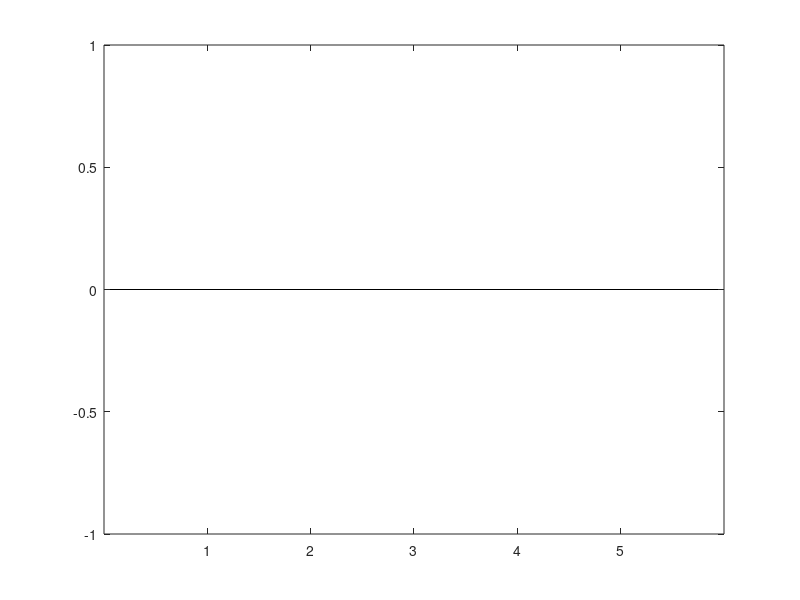

The MATLAB script that drew this image: (Note: this script raises an error after producing the figure.)
clear;clc; close all;

% Initial setup

% data_path = '/media/rka/Sudipta_2/Treated';
data_path = '/media/rka/Sudipta_2/Control';

animal_counter = 1;
all_animals_struct = struct();

% 1. Iterate through each directory in data path
dir_info = dir(data_path);
dir_info = dir_info([dir_info.isdir] & ~strcmp({dir_info.name},'.') & ~strcmp({dir_info.name},'..'));

for folder = 1:length(dir_info)
    disp(['Folder num ' num2str(folder) ' out of ' num2str(length(dir_info))])
    current_dir = fullfile(data_path, dir_info(folder).name);

    % 2. Each directory represents an animal. Find the excel file that doesn't end with "_DL".
    excel_files = dir(fullfile(current_dir, '*.xlsx'));
    target_file = '';
    for i = 1:length(excel_files)
        if ~endsWith(excel_files(i).name, '_DL.xlsx')
            target_file = excel_files(i).name;
            break;
        end
    end

    if isempty(target_file)
        continue;  % move to next directory if no valid excel file is found
    end

    % Read the excel file, and get last but 2nd column. -- Excel worksheet could not be activated
    % [~,~,data] = xlsread(fullfile(current_dir, target_file));
    % syllables_column = data(2:end, end-2);

    data = readtable(fullfile(current_dir, target_file));
    rowsToRemove = data{:, 5} < 30/1000;  % less than 30 ms
    data(rowsToRemove, :) = [];

    syllables_column = data{:, end-2};
    is_harmonic_column = data{:, end-1};


    for syl_index = 1:length(syllables_column)
        if is_harmonic_column(syl_index) == 1
            syllables_column{syl_index} = 'harmonic';
        end
    end



    % 4. Now in struct make a row with field name as syllable type and value as number of such syllables in animal
    unique_syllables = unique(syllables_column);
    for i = 1:length(unique_syllables)
        syllable = unique_syllables{i};
        field_name = matlab.lang.makeValidName(syllable);  % Convert to a valid field name
        all_animals_struct(animal_counter).(field_name) = sum(strcmp(syllables_column, syllable));
    end

    % 5. increment the counter.
    animal_counter = animal_counter + 1;
end



% Make a new struct of the same rows and fields
fields = fieldnames(all_animals_struct);
fraction_animals_struct = struct();
for i = 1:length(all_animals_struct)
    for j = 1:length(fields)
        fraction_animals_struct(i).(fields{j}) = 0;
    end
end

for i = 1:length(all_animals_struct)
    animal_fields = fieldnames(all_animals_struct(i));
    for j = 1:length(animal_fields)
        if ~isempty(all_animals_struct(i).(animal_fields{j}))
            fraction_animals_struct(i).(animal_fields{j}) = all_animals_struct(i).(animal_fields{j});
        end
    end
end


% change mapping
new_all_animals_struct = struct('single', {}, 'noise', {}, 'jump', {}, 'harmonic', {}, 'other', {});

map_11_to_5 = containers.Map;
map_11_to_5('down_fm') = 'single';
map_11_to_5('flat') = 'single';
map_11_to_5('noise_dist') = 'noise';
map_11_to_5('short') = 'noise';
map_11_to_5('step_down') = 'jump';
map_11_to_5('step_up') = 'jump';
map_11_to_5('up_fm') = 'single';
map_11_to_5('mult_steps') = 'other';
map_11_to_5('two_steps') = 'other';
map_11_to_5('chevron') = 'single';
map_11_to_5('rev_chevron') = 'single';
map_11_to_5('complex') = 'single';
map_11_to_5('harmonic') = 'harmonic';


% {'single'  }
% {'noise'   }
% {'jump'    }
% {'harmonic'}
% {'other'   }
% Get number of animals
numAnimals = length(all_animals_struct);

% Initialize the new_all_animals_struct with zeros for each category for each animal
for i = 1:numAnimals
    new_all_animals_struct(i).single = 0;
    new_all_animals_struct(i).noise = 0;
    new_all_animals_struct(i).jump = 0;
    new_all_animals_struct(i).harmonic = 0;
    new_all_animals_struct(i).other = 0;
end

% Map and sum the syllables from all_animals_struct to new_all_animals_struct
for i = 1:numAnimals
    % Get fields (syllables) present for the current animal
    currentFields = fieldnames(fraction_animals_struct(i));
    
    % Iterate over each field (syllable)
    for j = 1:length(currentFields)
        currentField = currentFields{j};
        
        if isKey(map_11_to_5, currentField)
            mappedField = map_11_to_5(currentField);
            % Add the count of the current syllable to the corresponding category in new_all_animals_struct
            new_all_animals_struct(i).(mappedField) = new_all_animals_struct(i).(mappedField) + fraction_animals_struct(i).(currentField);
        end
    end
end


% =========== CHANING NAME -========
fraction_animals_struct = new_all_animals_struct;
fields = fieldnames(fraction_animals_struct);

% In each row, calculate the fraction of each syllable
for i = 1:length(fraction_animals_struct)
    total_syllables = sum(cell2mat(struct2cell(fraction_animals_struct(i))));
    for j = 1:length(fields)
        fraction_animals_struct(i).(fields{j}) = fraction_animals_struct(i).(fields{j}) / total_syllables;
    end
end


all_fractions = cell(length(fields),1);
for i = 1:length(fraction_animals_struct)
    for j = 1:length(fields)
        all_fractions{j,1} = [all_fractions{j,1} fraction_animals_struct(i).(fields{j})];
    end
end

avg_fraction = cellfun(@mean, all_fractions);
std_error = cellfun(@std, all_fractions) / sqrt(length(fraction_animals_struct));





figure;
bar(avg_fraction);
hold on;
errorbar(1:length(fields), avg_fraction, std_error, 'k.', 'linewidth', 2);
hold off;
set(gca, 'XTick', 1:length(fields), 'XTickLabel', fields, 'XTickLabelRotation', 45);
ylabel('Average Fraction');
title(['Average Fraction of Each Syllable Across Animals - ' data_path]);

if contains(data_path, 'Control')
    control_frac_syllables = fraction_animals_struct;
    save('control_frac_syllables', 'control_frac_syllables')
else
    treated_frac_syllables = fraction_animals_struct;
    save('treated_frac_syllables', 'treated_frac_syllables')
end